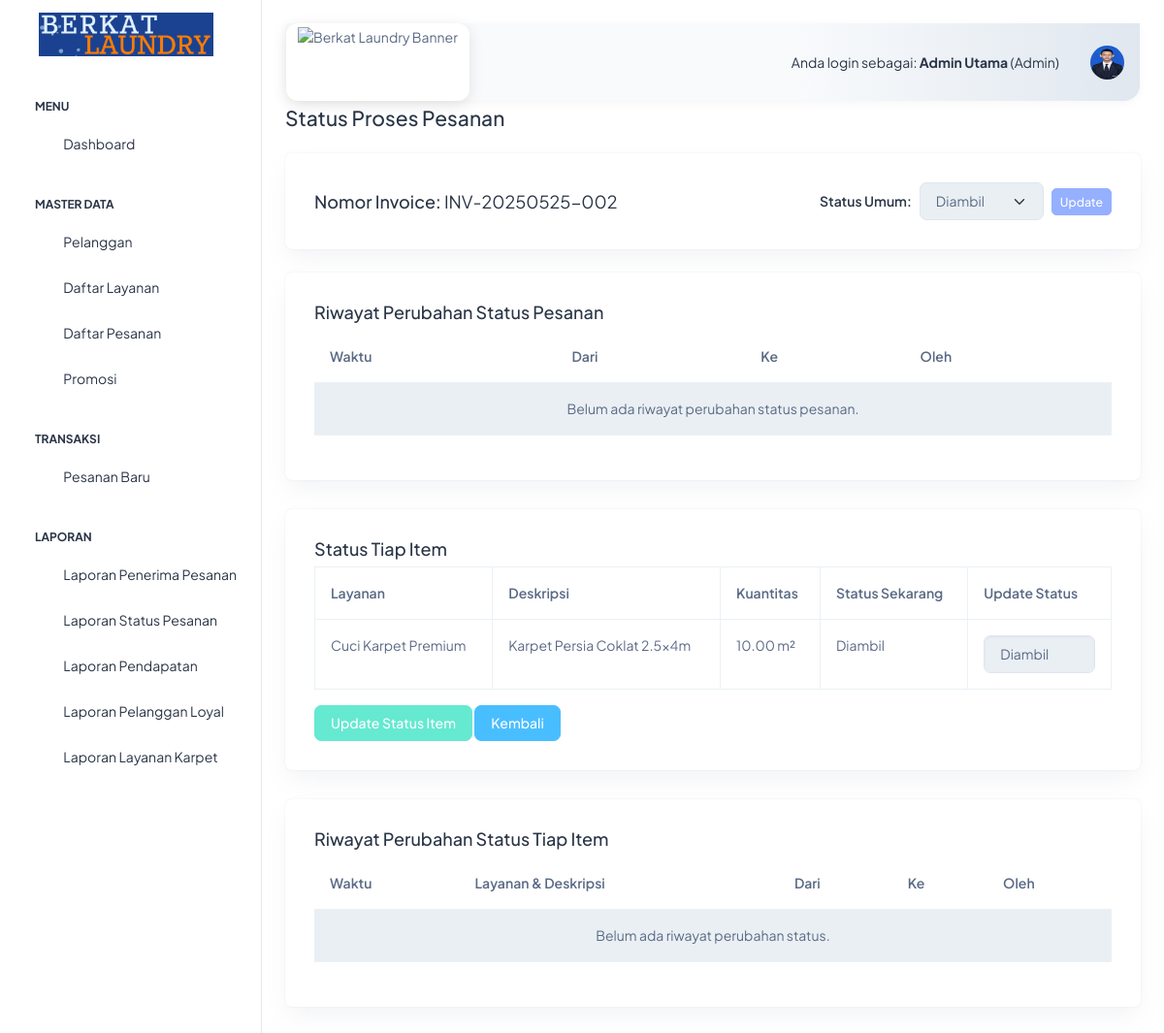
Page /index.php?page=pesanan_status_proses&id=2 (signed in) on the committed database.
### tables this page shows
CREATE TABLE `pesanan` (
  `id_pesanan` int(11) NOT NULL,
  `id_pelanggan` int(11) NOT NULL,
  `id_pengguna_penerima` int(11) NOT NULL,
  `nomor_invoice` varchar(50) NOT NULL,
  `tanggal_masuk` datetime NOT NULL DEFAULT current_timestamp(),
  `tanggal_estimasi_selesai` datetime DEFAULT NULL,
  `tanggal_selesai_aktual` datetime DEFAULT NULL,
  `tanggal_diambil` datetime DEFAULT NULL,
  `total_harga_keseluruhan` decimal(12,2) DEFAULT 0.00,
  `status_pesanan_umum` varchar(50) NOT NULL COMMENT 'e.g., ''Baru'', ''Diproses'', ''Selesai'', ''Diambil'', ''Dibatalkan''',
  `catatan_pesanan` text DEFAULT NULL,
  `metode_pembayaran` varchar(50) DEFAULT NULL,
  `status_pembayaran` varchar(50) NOT NULL COMMENT 'e.g., ''Belum Lunas'', ''Lunas'', ''DP''',
  `nominal_pembayaran` decimal(12,2) DEFAULT 0.00,
  `id_promosi` int(11) DEFAULT NULL,
  `diskon` decimal(10,2) NOT NULL DEFAULT 0.00,
  `total_setelah_diskon` decimal(12,2) NOT NULL DEFAULT 0.00,
  `created_at` timestamp NULL DEFAULT current_timestamp(),
  `updated_at` timestamp NULL DEFAULT current_timestamp() ON UPDATE current_timestamp()
);

CREATE TABLE `detail_pesanan` (
  `id_detail_pesanan` int(11) NOT NULL,
  `id_pesanan` int(11) NOT NULL,
  `id_layanan` int(11) NOT NULL,
  `deskripsi_item_spesifik` varchar(255) DEFAULT NULL,
  `panjang_karpet` float DEFAULT NULL,
  `lebar_karpet` float DEFAULT NULL,
  `ukuran_karpet` varchar(20) DEFAULT NULL,
  `kuantitas` decimal(10,2) NOT NULL,
  `harga_saat_pesan` decimal(10,2) NOT NULL,
  `subtotal_item` decimal(12,2) NOT NULL,
  `catatan_item` text DEFAULT NULL,
  `status_item_terkini` varchar(100) DEFAULT NULL,
  `created_at` timestamp NULL DEFAULT current_timestamp(),
  `updated_at` timestamp NULL DEFAULT current_timestamp() ON UPDATE current_timestamp()
);

CREATE TABLE `layanan` (
  `id_layanan` int(11) NOT NULL,
  `nama_layanan` varchar(255) NOT NULL,
  `deskripsi` text DEFAULT NULL,
  `harga_per_unit` decimal(10,2) NOT NULL,
  `satuan` varchar(50) NOT NULL,
  `estimasi_waktu_hari` int(11) DEFAULT NULL,
  `minimal_order_kuantitas` decimal(10,2) DEFAULT 0.00,
  `minimal_order_aktif` tinyint(1) NOT NULL DEFAULT 0,
  `created_at` timestamp NULL DEFAULT current_timestamp(),
  `updated_at` timestamp NULL DEFAULT current_timestamp() ON UPDATE current_timestamp()
);

### pesanan/pesanan_status_proses.php (the view, shortened to what this page needs)
<?php
include "pengaturan/koneksi.php";
$id = isset($_GET['id']) ? intval($_GET['id']) : 0;
$data_pesanan = mysqli_query($konek, "SELECT * FROM pesanan WHERE id_pesanan=$id");
if (!$row = mysqli_fetch_assoc($data_pesanan)) {
    echo '<script>alert("Pesanan tidak ditemukan");window.history.back();</script>';
    exit;
}
$is_final_status = in_array($row['status_pesanan_umum'], ['Dibatalkan', 'Diambil']);
$detail = mysqli_query($konek, "SELECT d.*, l.nama_layanan, l.satuan FROM detail_pesanan d JOIN layanan l ON d.id_layanan=l.id_layanan WHERE d.id_pesanan=$id");
$riwayat_query = mysqli_query($konek, "SELECT r.waktu_perubahan, l.nama_layanan, d.deskripsi_item_spesifik, r.status_sebelumnya, r.status_baru, u.nama_lengkap FROM riwayat_status_item r JOIN detail_pesanan d ON r.id_detail_pesanan = d.id_detail_pesanan JOIN layanan l ON d.id_layanan = l.id_layanan JOIN pengguna u ON r.id_pengguna = u.id_pengguna WHERE d.id_pesanan = $id ORDER BY r.waktu_perubahan DESC");
$riwayat_umum_sql = "SELECT rsp.*, p.nama_lengkap
                     FROM riwayat_status_pesanan rsp
                     JOIN pengguna p ON rsp.id_pengguna = p.id_pengguna
                     WHERE rsp.id_pesanan = $id
                     ORDER BY rsp.waktu_perubahan DESC";
$riwayat_umum_query = mysqli_query($konek, $riwayat_umum_sql);
?>
<div class="container-fluid mt-4">
    <h4 class="mb-4">Status Proses Pesanan</h4>
    <form id="umumStatusForm" method="post" action="?page=pesanan_status_proses&id=<?= $id ?>">
        <div class="card mb-4">
            <div class="card-body">
                <div class="row align-items-center">
                    <div class="col-md-6">
                        <h5 class="card-title mb-0">Nomor Invoice: <span class="fw-normal"><?= htmlspecialchars($row['nomor_invoice']) ?></span></h5>
                    </div>
                    <div class="col-md-6 d-flex align-items-center justify-content-end">
                        <label for="status_pesanan_umum" class="me-2 form-label mb-0">Status Umum:</label>
                        <select id="status_pesanan_umum" name="status_pesanan_umum" class="form-select me-2" style="width: auto;" <?= $is_final_status ? 'disabled' : '' ?>>
                            <?php $statuses = ['Baru','Diproses','Selesai','Diambil','Dibatalkan'];
                            foreach($statuses as $s): ?>
                                <option value="<?= $s ?>" <?= $row['status_pesanan_umum']==$s?'selected':'' ?>><?= $s ?></option>
                            <?php endforeach; ?>
                        </select>
                        <button type="submit" name="update_status_umum" class="btn btn-primary btn-sm" <?= $is_final_status ? 'disabled' : '' ?>>Update</button>
                    </div>
                </div>
            </div>
        </div>
    </form>
    <div class="card mt-4">
        <div class="card-body">
            <h5 class="card-title">Riwayat Perubahan Status Pesanan</h5>
            <div class="table-responsive">
                <table class="table table-striped">
                    <thead>
                        <tr>
                            <th>Waktu</th>
                            <th>Dari</th>
                            <th>Ke</th>
                            <th>Oleh</th>
                        </tr>
                    </thead>
                    <tbody>
                        <?php if(mysqli_num_rows($riwayat_umum_query) > 0): ?>
                            <?php while($r_umum = mysqli_fetch_assoc($riwayat_umum_query)): ?>
                                <tr>
                                    <td><?= date('d-m-Y H:i:s', strtotime($r_umum['waktu_perubahan'])) ?></td>
                                    <td><span class="badge bg-secondary"><?= htmlspecialchars($r_umum['status_sebelumnya']) ?></span></td>
                                    <td><span class="badge bg-primary"><?= htmlspecialchars($r_umum['status_baru']) ?></span></td>
                                    <td><?= htmlspecialchars($r_umum['nama_lengkap']) ?></td>
                                </tr>
                            <?php endwhile; ?>
                        <?php else: ?>
                            <tr>
                                <td colspan="4" class="text-center">Belum ada riwayat perubahan status pesanan.</td>
                            </tr>
                        <?php endif; ?>
                    </tbody>
                </table>
            </div>
        </div>
    </div>
    <form id="itemStatusForm" method="post" action="?page=pesanan_status_proses&id=<?= $id ?>">
        <div class="card">
            <div class="card-body">
                <h5 class="card-title">Status Tiap Item</h5>
                <div class="table-responsive">
                <table class="table table-bordered">
                    <thead>
                        <tr>
                            <th>Layanan</th>
                            <th>Deskripsi</th>
                            <th>Kuantitas</th>
                            <th>Status Sekarang</th>
                            <th>Update Status</th>
                        </tr>
                    </thead>
                    <tbody>
                    <?php
                    mysqli_data_seek($detail, 0);
                    while($d = mysqli_fetch_assoc($detail)):
                    ?>
                        <tr>
                            <td><?= htmlspecialchars($d['nama_layanan']) ?></td>
                            <td><?= htmlspecialchars($d['deskripsi_item_spesifik']) ?></td>
                            <td><?= htmlspecialchars($d['kuantitas']) . ' ' . htmlspecialchars($d['satuan']) ?></td>
                            <td><?= htmlspecialchars($d['status_item_terkini']) ?></td>
                            <td>
                                <select name="status_item[<?= $d['id_detail_pesanan'] ?>]" class="form-control status-select" <?= (in_array($d['status_item_terkini'], ['Dibatalkan', 'Diambil']) || $is_final_status) ? 'disabled' : '' ?> data-current="<?= $d['status_item_terkini'] ?>">
                                    <?php $item_statuses = ['Diterima','Diproses','Selesai','Diambil','Dibatalkan'];
                                    foreach($item_statuses as $si): ?>
                                        <option value="<?= $si ?>" <?= $d['status_item_terkini']==$si?'selected':'' ?>><?= $si ?></option>
                                    <?php endforeach; ?>
                                </select>
                            </td>
                        </tr>
                    <?php endwhile; ?>
                    </tbody>
                </table>
                </div>
                <button type="submit" name="update_status_item" class="btn btn-success" <?= $is_final_status ? 'disabled' : '' ?>>Update Status Item</button>
                <a href="?page=pesanan_detail&id=<?= $id ?>" class="btn btn-secondary">Kembali</a>
            </div>
        </div>
    </form>
    <div class="card mt-4">
        <div class="card-body">
            <h5 class="card-title">Riwayat Perubahan Status Tiap Item</h5>
            <div class="table-responsive">
                <table class="table table-striped">
                    <thead>
                        <tr>
                            <th>Waktu</th>
                            <th>Layanan & Deskripsi</th>
                            <th>Dari</th>
                            <th>Ke</th>
                            <th>Oleh</th>
                        </tr>
                    </thead>
                    <tbody>
                        <?php if(mysqli_num_rows($riwayat_query) > 0): ?>
                            <?php while($rh = mysqli_fetch_assoc($riwayat_query)):
                            ?>
                                <tr>
                                    <td><?= date('d-m-Y H:i:s', strtotime($rh['waktu_perubahan'])) ?></td>
                                    <td><?= htmlspecialchars($rh['nama_layanan']) ?><br><small class="text-muted"><?= htmlspecialchars($rh['deskripsi_item_spesifik']) ?></small></td>
                                    <td><span class="badge bg-secondary"><?= htmlspecialchars($rh['status_sebelumnya']) ?></span></td>
                                    <td><span class="badge bg-primary"><?= htmlspecialchars($rh['status_baru']) ?></span></td>
                                    <td><?= htmlspecialchars($rh['nama_lengkap']) ?></td>
                                </tr>
                            <?php endwhile; ?>
                        <?php else: ?>
                            <tr>
                                <td colspan="5" class="text-center">Belum ada riwayat perubahan status.</td>
                            </tr>
                        <?php endif; ?>
                    </tbody>
                </table>
            </div>
        </div>
    </div>
</div>

### assets/css/logo-custom.css (style rules this page uses)
body { padding-top: 0 !important; }

### rows in the picture
pesanan: nomor_invoice "INV-20250525-002", status_pesanan_umum "Diambil"
detail_pesanan: id_layanan.nama_layanan "Cuci Karpet Premium", deskripsi_item_spesifik "Karpet Persia Coklat 2.5x4m", kuantitas "10.00", id_layanan.satuan "m²", status_item_terkini "Diambil", status_item_terkini+id_detail_pesanan "Diambil"

### other values in the picture
$_SESSION['nama_lengkap'] "Admin Utama"
$_SESSION['role'] "Admin"
